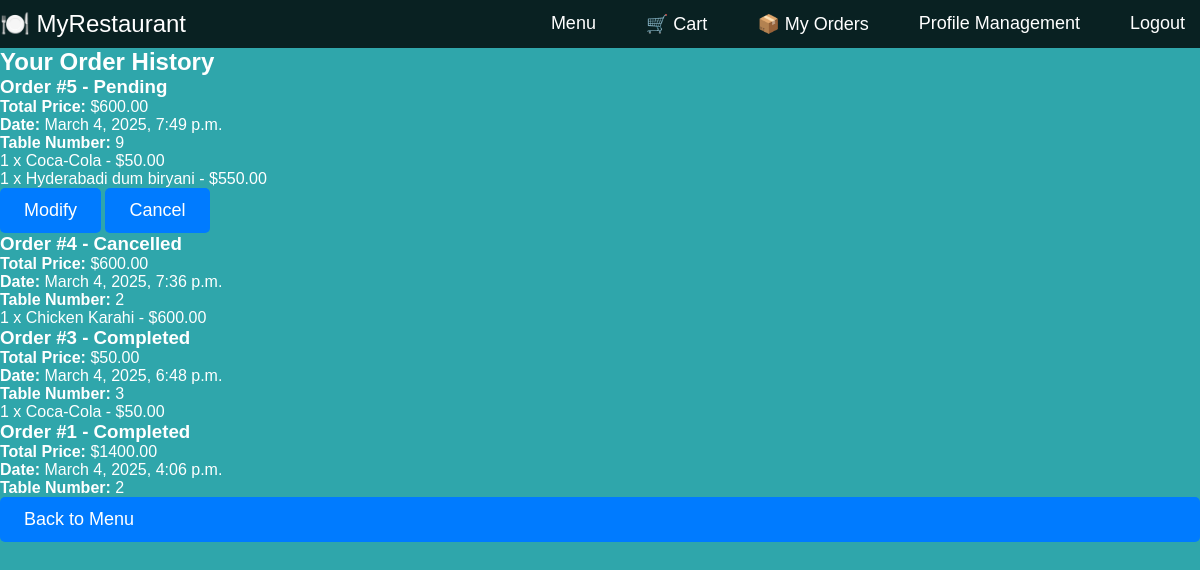
/order_history/ (signed in), run on the app's committed database.
### menu/models.py (models this page shows, shortened)
class Order(models.Model):
    user = models.ForeignKey(User, on_delete=models.CASCADE)
    table_number = models.PositiveIntegerField(null=True, blank=True)
    total_price = models.DecimalField(max_digits=10, decimal_places=2)
    status = models.CharField(max_length=50, default='Pending')
    created_at = models.DateTimeField(auto_now_add=True)

class OrderItem(models.Model):
    order = models.ForeignKey(Order, on_delete=models.CASCADE)
    menu_item = models.ForeignKey(MenuItem, on_delete=models.CASCADE)
    quantity = models.PositiveIntegerField()

class MenuItem(models.Model):
    name = models.CharField(max_length=255)
    description = models.TextField()
    price = models.DecimalField(max_digits=6, decimal_places=2)
    image_url = models.CharField(max_length=500)

### menu/views.py (the view)
# urls.py: path('order_history/', views.order_history, name='order_history'),
@login_required
def order_history(request):
    orders = Order.objects.filter(user=request.user).order_by('-created_at')
    order_details = []
    for order in orders:
        items = OrderItem.objects.filter(order=order)
        order_details.append({
            'order': order,
            'items': items
        })
    return render(request, 'order_history.html', {'order_details': order_details})

### menu/templates/order_history.html (shortened to what this page needs)
{% load static %}
{% include 'navbar.html' %}
<!DOCTYPE html>
<html lang="en">
<head>
    <link rel="stylesheet" href="{% static 'css/styles.css' %}">
</head>
<body>
    <h2>Your Order History</h2>
    {% for order_detail in order_details %}
        <div class="order">
            <h3>Order #{{ order_detail.order.id }} - {{ order_detail.order.status }}</h3>
            <p><strong>Total Price:</strong> ${{ order_detail.order.total_price }}</p>
            <p><strong>Date:</strong> {{ order_detail.order.created_at }}</p>
            <p><strong>Table Number:</strong> {{ order_detail.order.table_number }}</p>
            <ul>
                {% for item in order_detail.items %}
                    <li>{{ item.quantity }} x {{ item.menu_item.name }} - ${{ item.menu_item.price }}</li>
                {% endfor %}
            </ul>
            {% if order_detail.order.status == "Pending" %}
                <a href="{% url 'modify_order' order_detail.order.id %}" class="btn">Modify</a>
                <a href="{% url 'cancel_order' order_detail.order.id %}" class="btn cancel">Cancel</a>
            {% endif %}
        </div>
    {% endfor %}
    <a href="{% url 'customer_menu' %}" class="btn">Back to Menu</a>
</body>
</html>

### menu/static/css/styles.css (style rules this page uses)
* { margin: 0; padding: 0; box-sizing: border-box; font-family: Arial, sans-serif; }
html, body { height: 100%; display: flex; flex-direction: column; background: rgb(47, 166, 171) no-repeat center center fixed; background-size: cover; color: white; }
.btn { display: inline-block; padding: 12px 24px; background-color: #007bff; color: white; font-size: 18px; border-radius: 5px; text-decoration: none; transition: background 0.3s ease-in-out; border: none; cursor: pointer; }

### data on the page
Order: order.id "5", order.status "Pending", order.total_price "600.00", order.created_at "March 4, 2025, 7:49 p.m.", order.table_number "9", shows "Modify"
OrderItem: quantity "1", menu_item.name "Coca-Cola", menu_item.price "50.00"
OrderItem: quantity "1", menu_item.name "Hyderabadi dum biryani", menu_item.price "550.00"
Order: order.id "4", order.status "Cancelled", order.total_price "600.00", order.created_at "March 4, 2025, 7:36 p.m.", order.table_number "2"
OrderItem: quantity "1", menu_item.name "Chicken Karahi", menu_item.price "600.00"
Order: order.id "3", order.status "Completed", order.total_price "50.00", order.created_at "March 4, 2025, 6:48 p.m.", order.table_number "3"
OrderItem: quantity "1", menu_item.name "Coca-Cola", menu_item.price "50.00"
Order: order.id "1", order.status "Completed", order.total_price "1400.00", order.created_at "March 4, 2025, 4:06 p.m.", order.table_number "2"
